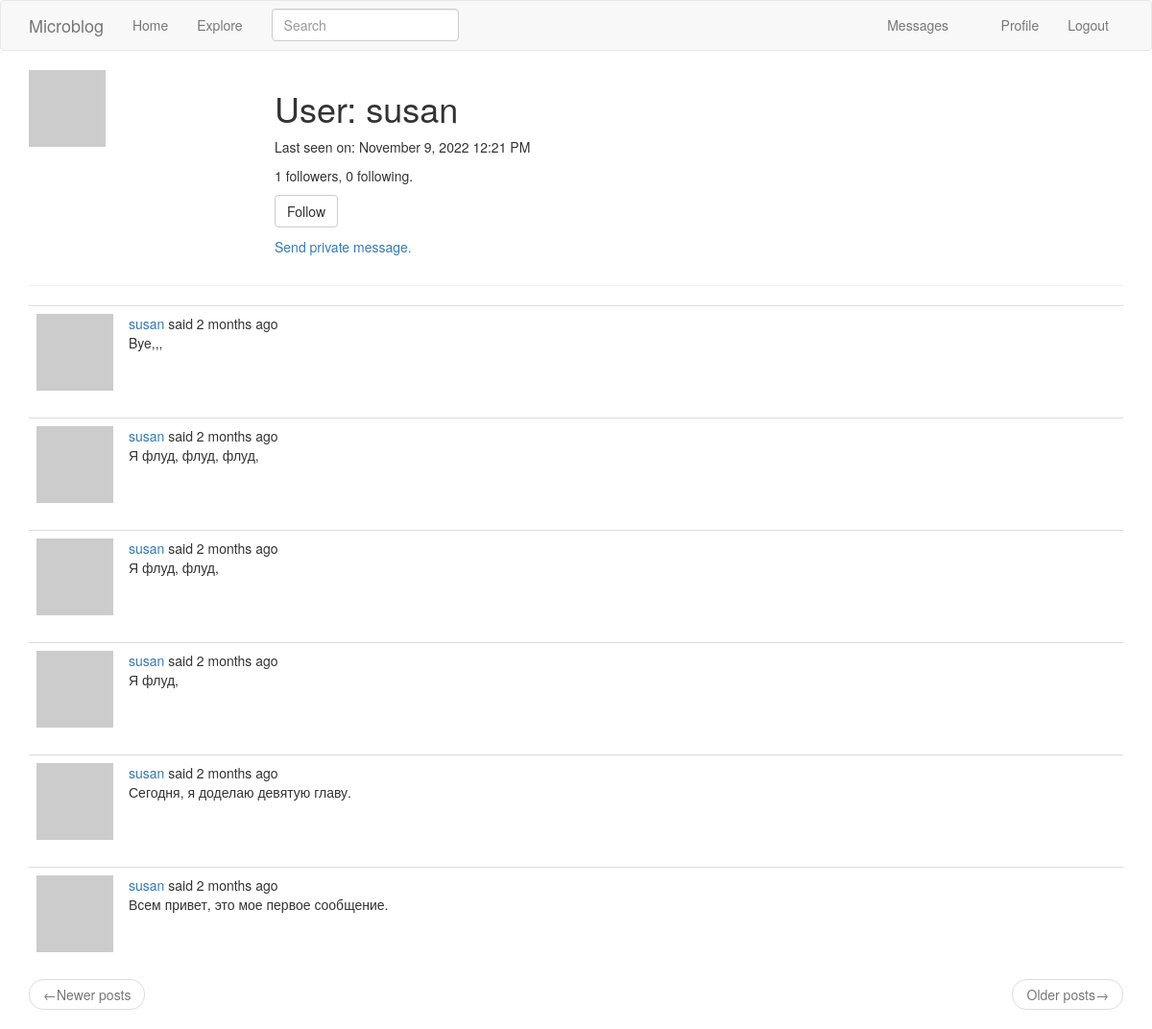
The page /user/susan (signed in) on the database as committed earlier.
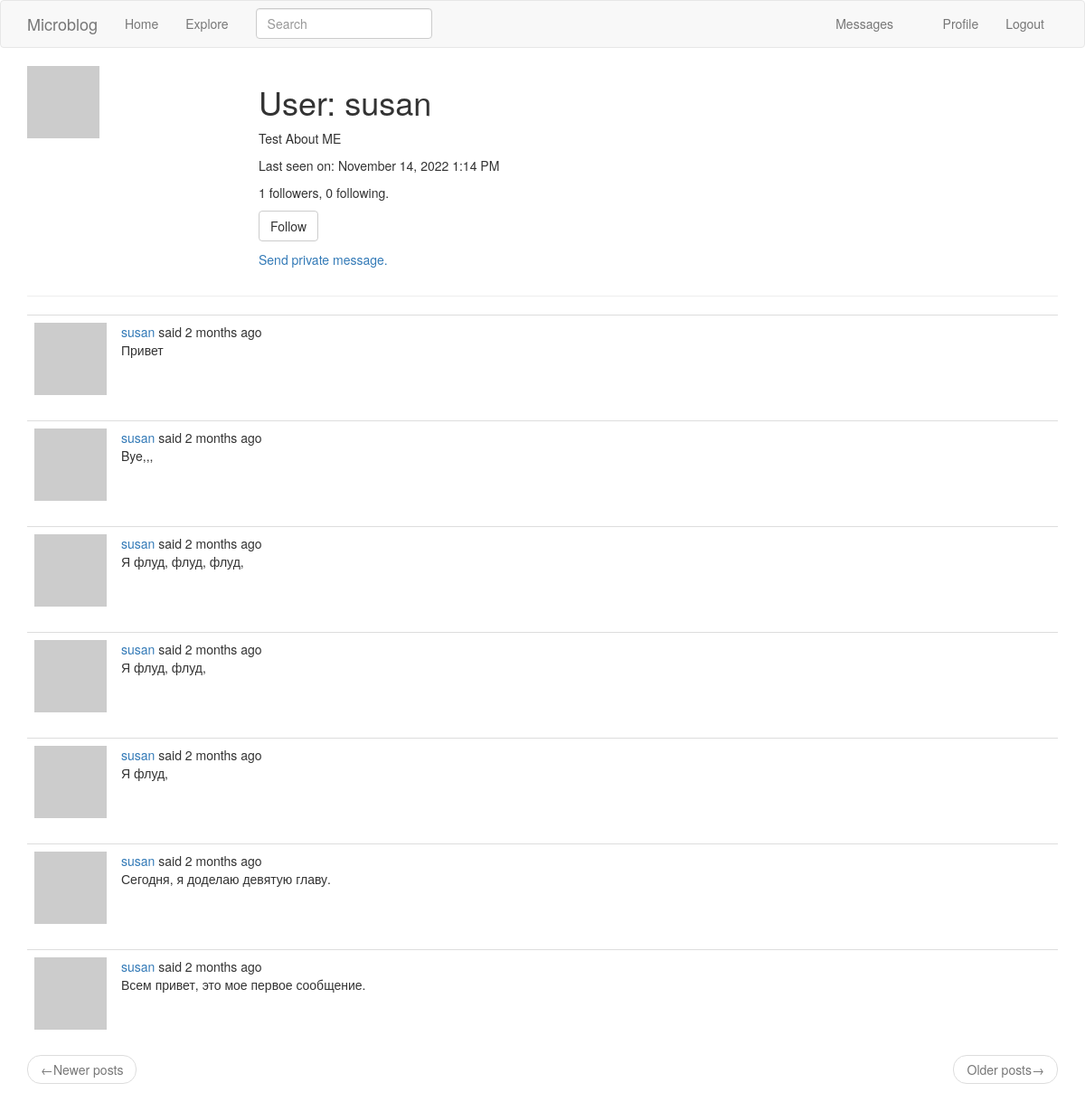
The same page on the database as committed later.
### app/models.py (models this page shows, shortened)
class PaginatedAPIMixin(object):
    @staticmethod
    def to_collection_dict(query, page, per_page, endpoint, **kwargs):
        resources = query.paginate(
            page=page,
            per_page=per_page,
            error_out=False
        )
        data = {
            'items': [item.to_dict() for item in resources.items],
            '_meta': {
                'page': page,
                'per_page': per_page,
                'total_pages': resources.pages,
                'total_items': resources.total
            },
            '_links': {
                'self': url_for(endpoint, page=page, per_page=per_page,
                                **kwargs),
                'next': url_for(endpoint, page=page + 1, per_page=per_page,
                                **kwargs) if resources.has_next else None,
                'prev': url_for(endpoint, page=page - 1, per_page=per_page,
                                **kwargs) if resources.has_prev else None
            }
        }
        return data

class User(PaginatedAPIMixin, UserMixin, db.Model):
    id = db.Column(
        db.Integer,
        primary_key=True,
    )
    username = db.Column(
        db.String(64),
        index=True,
        unique=True,
    )
    email = db.Column(
        db.String(120),
        index=True,
        unique=True,
    )
    password_hash = db.Column(
        db.String(128),
    )
    about_me = db.Column(
        db.String(140)
    )
    last_seen = db.Column(
        db.DateTime,
        default=datetime.utcnow
    )
    posts = db.relationship(
        'Post',
        backref='author',
        lazy='dynamic',
    )
    followed = db.relationship(
        'User',
        secondary=followers,
        primaryjoin=(followers.c.follower_id == id),
        secondaryjoin=(followers.c.followed_id == id),
        backref=db.backref('followers', lazy='dynamic'),
        lazy='dynamic',
    )
    messages_sent = db.relationship(
        'Message',
        foreign_keys='Message.sender_id',
        backref='author',
        lazy='dynamic',
    )
    messages_received = db.relationship(
        'Message',
        foreign_keys='Message.recipient_id',
        backref='recipient',
        lazy='dynamic',
    )
    last_message_read_time = db.Column(
        db.DateTime,
    )
    notifications = db.relationship(
        'Notification',
        backref='user',
        lazy='dynamic',
    )
    tasks = db.relationship(
        'Task',
        backref='user',
        lazy='dynamic',
    )
    token = db.Column(
        db.String(32),
        index=True,
        unique=True
    )
    token_expiration = db.Column(
        db.DateTime
    )
    def avatar(self, size):
        digest = md5(self.email.lower().encode('utf-8')).hexdigest()
        return f'https://www.gravatar.com/avatar/{digest}?d=identicon&s={size}'
    def is_following(self, user):
        return self.followed.filter(
            followers.c.followed_id == user.id).count() > 0
    def new_messages(self):
        last_read_time = self.last_message_read_time or datetime(1900, 1, 1)
        return Message.query.filter_by(recipient=self).filter(
            Message.timestamp > last_read_time).count()
    def get_tasks_in_progress(self):
        return Task.query.filter_by(user=self, complete=False).all()

class SearchableMixin(object):
    @classmethod
    def before_commit(cls, session):
        session._changes = {
            'add': list(session.new),
            'update': list(session.dirty),
            'delete': list(session.deleted),
        }
    @classmethod
    def after_commit(cls, session):
        for obj in session._changes['add']:
            if isinstance(obj, SearchableMixin):
                add_to_index(obj.__tablename__, obj)
        for obj in session._changes['update']:
            if isinstance(obj, SearchableMixin):
                add_to_index(obj.__tablename__, obj)
        for obj in session._changes['delete']:
            if isinstance(obj, SearchableMixin):
                remove_from_index(obj.__tablename__, obj)
        session._changes = None

class Post(SearchableMixin, db.Model):
    __searchable__ = ['body']
    id = db.Column(
        db.Integer,
        primary_key=True,
    )
    body = db.Column(
        db.String(140),
    )
    timestamp = db.Column(
        db.DateTime,
        index=True,
        default=datetime.utcnow,
    )
    user_id = db.Column(
        db.Integer(),
        db.ForeignKey('user.id'),
    )

### app/main/routes.py (the view)
@bp.route('/user/<username>')
@login_required
def user(username):
    user = User.query.filter_by(username=username).first_or_404()
    page = request.args.get('page', 1, type=int)
    posts = user.posts.order_by(Post.timestamp.desc()).paginate(
        page=page,
        per_page=current_app.config['POSTS_PER_PAGE'],
        error_out=False
    )
    next_url = url_for('main.user', username=user.username,
                       page=posts.next_num) \
        if posts.has_next else None
    prev_url = url_for('main.user', username=user.username,
                       page=posts.prev_num) \
        if posts.has_prev else None
    form = EmptyForm()
    context = {
        'user': user,
        'posts': posts.items,
        'form': form,
        'next_url': next_url,
        'prev_url': prev_url,
    }
    return render_template('user.html', **context)

### app/main/forms.py
class SearchForm(FlaskForm):
    q = StringField(
        _l('Search'),
        validators=[DataRequired()]
    )
    def __init__(self, *args, **kwargs):
        if 'formdata' not in kwargs:
            kwargs['formdata'] = request.args
        if 'meta' not in kwargs:
            kwargs['meta'] = {'csrf': False}
        super(SearchForm, self).__init__(*args, **kwargs)

class EmptyForm(FlaskForm):
    submit = SubmitField(_('Submit'))

### app/main/routes.py (called while the page is built)
@bp.before_request
def before_request():
    if current_user.is_authenticated:
        current_user.last_seen = datetime.utcnow()
        db.session.commit()
        g.search_form = SearchForm()
    g.locale = str(get_locale())

### app/models.py (called while the page is built)
@login.user_loader
def load_user(id):
    return User.query.get(int(id))

### app/templates/user.html (shortened to what this page needs)
{% extends 'base.html' %}
{% block app_content %}
  <table style="table table-hover">
    <tr valign="top">
      <td width="256px"><img src="{{ user.avatar(256) }}"></td>
      <td>
        <h1>{{ _('User') }}: {{ user.username }}</h1>
        {% if user.about_me %}
          <p>
            {{ user.about_me }}
          </p>
        {% endif %}
        {% if user.last_seen %}
          <p>
            {{ _('Last seen on') }}: {{ moment(user.last_seen).format('LLL') }}
          </p>
        {% endif %}
        <p>
          {{ _('%(count)d followers', count=user.followers.count()) }},
          {{ _('%(count)d following.', count=user.followed.count()) }}
        </p>
        {% if user == current_user %}
          <p>
            <a href="{{ url_for('main.edit_profile') }}">{{ _('Edit your profile') }}</a>
          </p>
          {% if not current_user.get_task_in_progress('export_posts') %}
            <p>
                <a href="{{ url_for('main.export_posts') }}">
                    {{ _('Export your posts') }}
                </a>
            </p>
          {% endif %}
        {% elif not current_user.is_following(user)%}
          <p>
            <form action="{{ url_for('main.follow', username=user.username) }}" method="post">
              {{ form.submit(value=_('Follow'), class_='btn btn-default')}}
            </form>
          </p>
        {% endif %}
        {% if user != current_user %}
          <p>
            <a href="{{ url_for('main.send_message', username=user.username) }}">
              {{ _('Send private message.') }}
            </a>
          </p>
        {% endif %}
      </td>
    </tr>
  </table>
  <hr>
  {% for post in posts %}
      {% include "_post.html" %}
  {% endfor %}
  <nav aria-label="...">
    <ul class="pager">
      <li class="previous {% if not prev_url %} disabled {% endif %}">
        <a href="{{ prev_url or '#' }}">
          <span aria-hidden="true">&larr;</span>{{ _('Newer posts') }}
        </a>
      </li>
      <li class="next {% if not next_url %} disabled {% endif %}">
        <a href="{{ next_url or '#' }}">
          {{ _('Older posts') }}<span aria-hidden="true">&rarr;</span>
        </a>
      </li>
    </ul>
  </nav>
{% endblock app_content %}

### app/templates/_post.html (shortened to what this page needs)
<table class="table table-hover">
  <tr>
    <td width="70px">
      <a href="{{ url_for('main.user', username=post.author.username) }}">
        <img src="{{ post.author.avatar(70) }}">
      </a>
    </td>
    <td>
      {{ _('%(username)s said %(when)s', username=user_link, when=moment(post.timestamp).fromNow()) }}
      <br>
      {{ post.body }}
    </td>
  </tr>
</table>

Rows that differ between the two databases and show on the page:
changed User "susan": about_me (not shown) → "Test About ME"; last_seen "November 9, 2022 12:21 PM" → "November 14, 2022 1:14 PM"
added Post: body "Привет"
